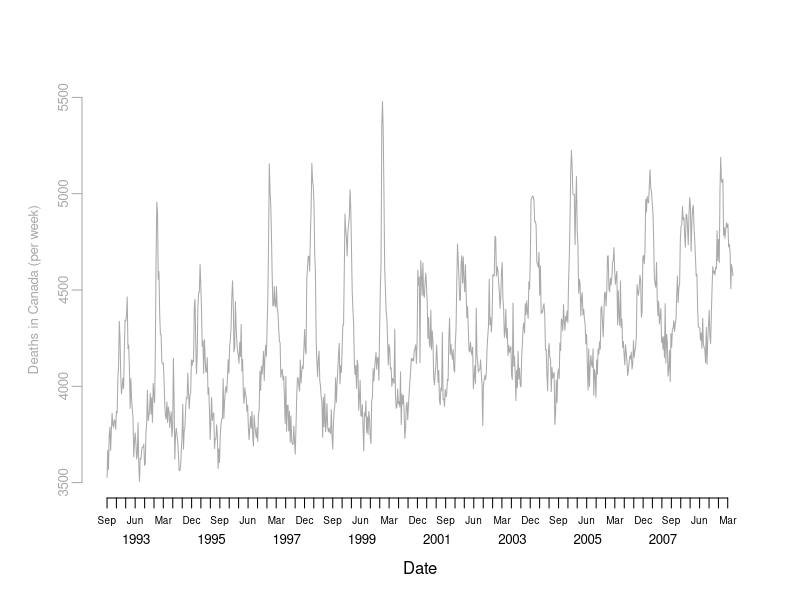

Generate this figure with R:
## ------------- Module 1 Starter Code -------------

## ------------- Load Data -------------
# Read data files as downloaded from Fluview, with minor cleaning
death = read.csv("data/Table_S1_clean.csv")

# Cast columns to correct data types
death$DEATHDT = as.Date(death$DEATHDT)
death$MONTH = as.factor(death$MONTH)


## ------------- Plot Deaths and Seasons -------------
# Create date sequences for labelling plots
months = seq(from=head(death$DEATHDT,1), to=tail(death$DEATHDT,1), by="months")
quarters = seq(from=head(death$DEATHDT,1), to=tail(death$DEATHDT,1), by="quarters")
years = seq(from=as.Date("1993-06-15"), to=as.Date("2008-06-15"), by="years")
seasons = seq(1993,2009)

# Plot observed counts
## draw a plot with two Date axes, one with quarters, and one with years
plot(death$DEATHDT, death$COUNT, type='n', bty='n', xaxt='n', yaxt='n', xlab = "Date", ylab='', ylim=c(3500,5500), xlim=c(head(death$DEATHDT,1), tail(death$DEATHDT,1)))
axis.Date(1, at=quarters, format="%b", cex.axis=0.6, mgp=c(3,0.5,0))
axis.Date(1, at=years, format="%Y", tick=FALSE, cex.axis=0.8, mgp=c(5,1.5,0))

# Create axis and add data for all-cause mortality
death.col = "dark gray"
axis(2, at = seq(3500,5500,500), col=death.col, col.axis=death.col, mgp=c(2,0.5,0), cex.axis=0.8)
mtext("Deaths in Canada (per week)", side=2, line=2, at=4500, col=death.col, cex=0.8)
lines(death$DEATHDT, death$COUNT, type='l', col=death.col)

# Add periseason boundaries (Nov to Apr) to plot as transparent polygons


# Identify influenza A season boundaries using calendar and WHO reporting data
## Use greater than 1% for Neuzil and greater than 5% for Izurieta


# Calculate and plot season boundaries using Neuzil and Izurieta definitions




## ------------- Periseason -------------
# Calculate excess mortality using periseason approaches


# Rate difference (deaths / week)



## ------------- Serfling -------------
# Define variables

# Censor data during circulating influenza periods for fitting model

# Create data frame without outcome for prediction of censored weeks


# Fit the model


# Predict deaths for censored days (and obtain model fit for other days)


# Plot fit and predicted values


# Determine excess deaths per season using Serfling model. Consider 
#  excess over all days in the season and only days the observed count is above the predicted.



## ------------- Poisson -------------
# Define data structures

# Fit the model

# Predict deaths for all days with and without influenza A circulating

# Determine excess deaths per season using Poisson model. 




## ------------- Plot Excess Deaths by Method -------------
# Create boxplot of excess deaths by method, with seasons as observations
